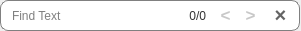
<?xml version="1.0" encoding="UTF-8"?>
<ui version="4.0">
 <class>Form</class>
 <widget class="QWidget" name="Form">
  <property name="geometry">
   <rect>
    <x>0</x>
    <y>0</y>
    <width>301</width>
    <height>31</height>
   </rect>
  </property>
  <property name="windowTitle">
   <string>Form</string>
  </property>
  <widget class="QFrame" name="frame_search">
   <property name="geometry">
    <rect>
     <x>0</x>
     <y>0</y>
     <width>300</width>
     <height>31</height>
    </rect>
   </property>
   <property name="sizePolicy">
    <sizepolicy hsizetype="Fixed" vsizetype="Fixed">
     <horstretch>0</horstretch>
     <verstretch>0</verstretch>
    </sizepolicy>
   </property>
   <property name="minimumSize">
    <size>
     <width>300</width>
     <height>31</height>
    </size>
   </property>
   <property name="maximumSize">
    <size>
     <width>300</width>
     <height>31</height>
    </size>
   </property>
   <property name="styleSheet">
    <string notr="true">QFrame {
    border: 1px solid gray;
    border-radius: 8px;
	background-color: rgb(255, 255, 255);
}</string>
   </property>
   <property name="frameShape">
    <enum>QFrame::Shape::StyledPanel</enum>
   </property>
   <property name="frameShadow">
    <enum>QFrame::Shadow::Raised</enum>
   </property>
   <widget class="QLineEdit" name="edit_text_input">
    <property name="geometry">
     <rect>
      <x>10</x>
      <y>5</y>
      <width>145</width>
      <height>21</height>
     </rect>
    </property>
    <property name="sizePolicy">
     <sizepolicy hsizetype="Fixed" vsizetype="Fixed">
      <horstretch>0</horstretch>
      <verstretch>0</verstretch>
     </sizepolicy>
    </property>
    <property name="styleSheet">
     <string notr="true">border: 0px;</string>
    </property>
    <property name="text">
     <string/>
    </property>
    <property name="placeholderText">
     <string>Find Text</string>
    </property>
   </widget>
   <widget class="QPushButton" name="button_forward">
    <property name="enabled">
     <bool>false</bool>
    </property>
    <property name="geometry">
     <rect>
      <x>215</x>
      <y>4</y>
      <width>21</width>
      <height>21</height>
     </rect>
    </property>
    <property name="font">
     <font>
      <pointsize>13</pointsize>
      <bold>true</bold>
     </font>
    </property>
    <property name="focusPolicy">
     <enum>Qt::FocusPolicy::ClickFocus</enum>
    </property>
    <property name="styleSheet">
     <string notr="true">QPushButton {
	color: rgb(50, 50, 100);
    background-color: white;
	border: 0px;	
	border-radius: 15px;
}

QPushButton:pressed {
    background-color: lightgray;
}

QPushButton:disabled {
    color: rgb(200,200,200);
}</string>
    </property>
    <property name="text">
     <string>&lt;</string>
    </property>
   </widget>
   <widget class="QPushButton" name="button_backward">
    <property name="enabled">
     <bool>false</bool>
    </property>
    <property name="geometry">
     <rect>
      <x>240</x>
      <y>4</y>
      <width>21</width>
      <height>21</height>
     </rect>
    </property>
    <property name="font">
     <font>
      <pointsize>13</pointsize>
      <bold>true</bold>
     </font>
    </property>
    <property name="focusPolicy">
     <enum>Qt::FocusPolicy::ClickFocus</enum>
    </property>
    <property name="styleSheet">
     <string notr="true">QPushButton {
	color: rgb(50, 50, 100);
    background-color: white;
	border: 0px;	
	border-radius: 15px;
}

QPushButton:pressed {
    background-color: lightgray;
}

QPushButton:disabled {
    color: rgb(200,200,200);
}</string>
    </property>
    <property name="text">
     <string>&gt;</string>
    </property>
   </widget>
   <widget class="QPushButton" name="button_close">
    <property name="enabled">
     <bool>true</bool>
    </property>
    <property name="geometry">
     <rect>
      <x>270</x>
      <y>4</y>
      <width>21</width>
      <height>21</height>
     </rect>
    </property>
    <property name="font">
     <font>
      <pointsize>15</pointsize>
      <bold>true</bold>
     </font>
    </property>
    <property name="focusPolicy">
     <enum>Qt::FocusPolicy::ClickFocus</enum>
    </property>
    <property name="styleSheet">
     <string notr="true">QPushButton {
	color: rgb(100, 100, 100);
    background-color: white;
	border: 0px;	
	border-radius: 15px;
}

QPushButton:pressed {
    background-color: lightgray;
}</string>
    </property>
    <property name="text">
     <string>×</string>
    </property>
   </widget>
   <widget class="QLabel" name="label_idx_count">
    <property name="geometry">
     <rect>
      <x>155</x>
      <y>5</y>
      <width>51</width>
      <height>21</height>
     </rect>
    </property>
    <property name="sizePolicy">
     <sizepolicy hsizetype="Preferred" vsizetype="Fixed">
      <horstretch>0</horstretch>
      <verstretch>0</verstretch>
     </sizepolicy>
    </property>
    <property name="layoutDirection">
     <enum>Qt::LayoutDirection::LeftToRight</enum>
    </property>
    <property name="styleSheet">
     <string notr="true">color: rgb(50, 50, 50);
border: 0px;</string>
    </property>
    <property name="text">
     <string>0/0</string>
    </property>
    <property name="alignment">
     <set>Qt::AlignmentFlag::AlignRight|Qt::AlignmentFlag::AlignTrailing|Qt::AlignmentFlag::AlignVCenter</set>
    </property>
   </widget>
   <zorder>edit_text_input</zorder>
   <zorder>button_close</zorder>
   <zorder>label_idx_count</zorder>
   <zorder>button_backward</zorder>
   <zorder>button_forward</zorder>
  </widget>
 </widget>
 <resources/>
 <connections/>
</ui>
